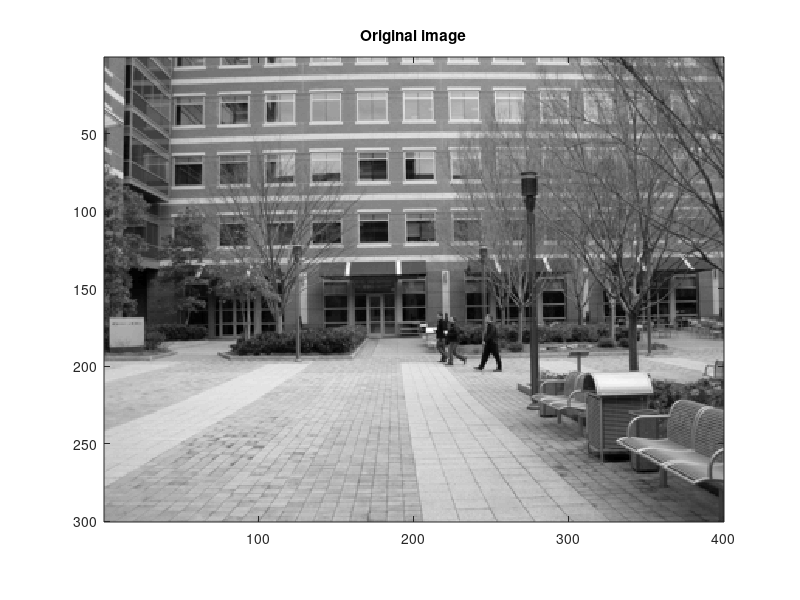
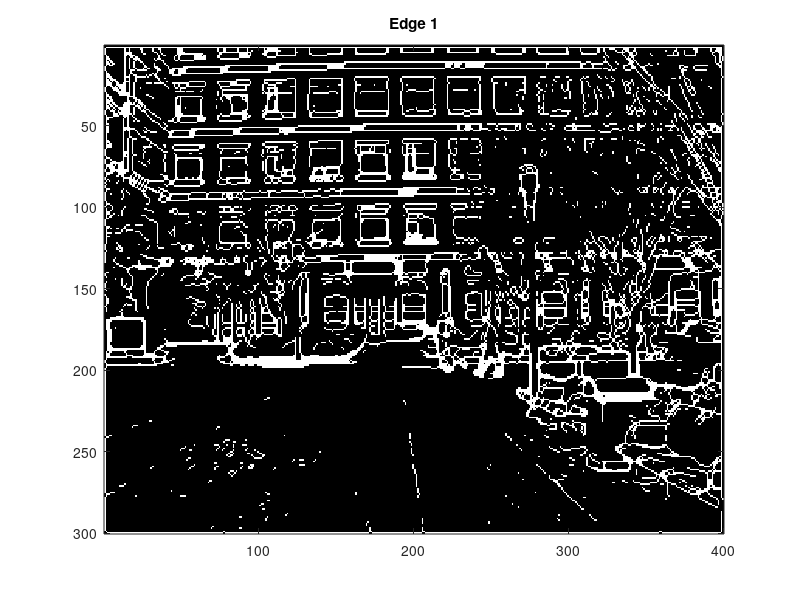
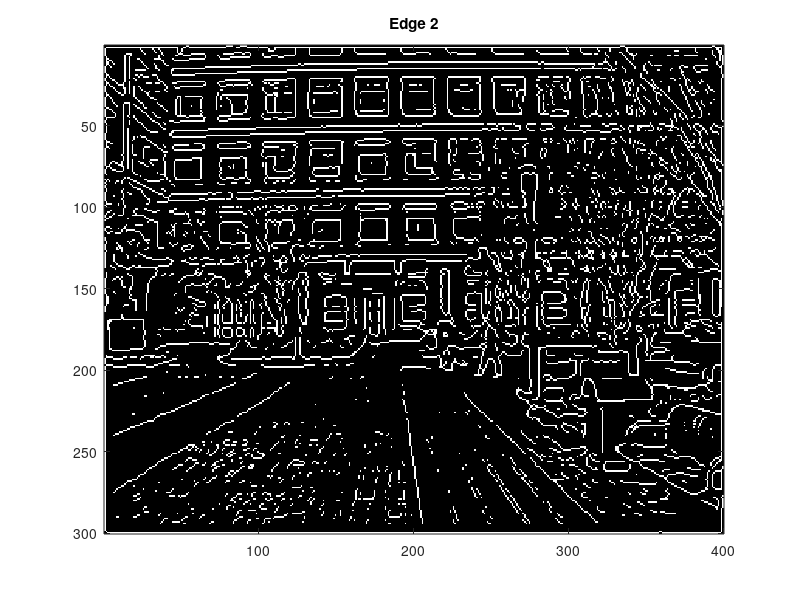

Write MATLAB code to recreate these figures, in order.
%=============================== plotEdges ===============================
%
%  script plotEdges.m
%
%
%  Loads the edgethresh.mat Matlab file (make sure to have it in your 
%  path or your current directory) and then thresholds the edge scores
%  to identify which parts of the image reflect edge-like structures.
%
%=============================== plotEdges ===============================

%
%  Name:		plotEdges.m
%
%  Author:		Patricio A. Vela,			pvela@gatech.edu
%
%  Created:		2014/01/13
%  Modified:	2014/01/13
%
%=============================== plotEdges ===============================

%--[1] Load the edgethresh Matlab file. 
load('edgethresh.mat');

%--[2] Apply a threshold to the edge scores to get binary images.
thresh1 = 105.0;
thresh2 = 1.0;

fprintf('Threshold for edge 1: %f\n', thresh1);
fprintf('Threshold for edge 2: %f\n', thresh2);

edge1new = edge1 > thresh1;
edge2new = edge2 > thresh2;
detect1 = edge1new ;
detect2 = edge2new ;

%--[3] Up to you to run or not.  Thin out thick edge zones to give slim line.
detect1 = bwmorph(detect1, 'thin');
detect2 = bwmorph(detect2, 'thin');

%--[4] Plot the image and also visualize the detected edge locations.
figure(1);
  imagesc(I);
  colormap('gray');
  axis image;
  title('Original image');

figure(2);
  imagesc(detect1);
  colormap('gray');
  title('Edge 1');

figure(3);
  imagesc(detect2);
  colormap('gray');
  title('Edge 2');
